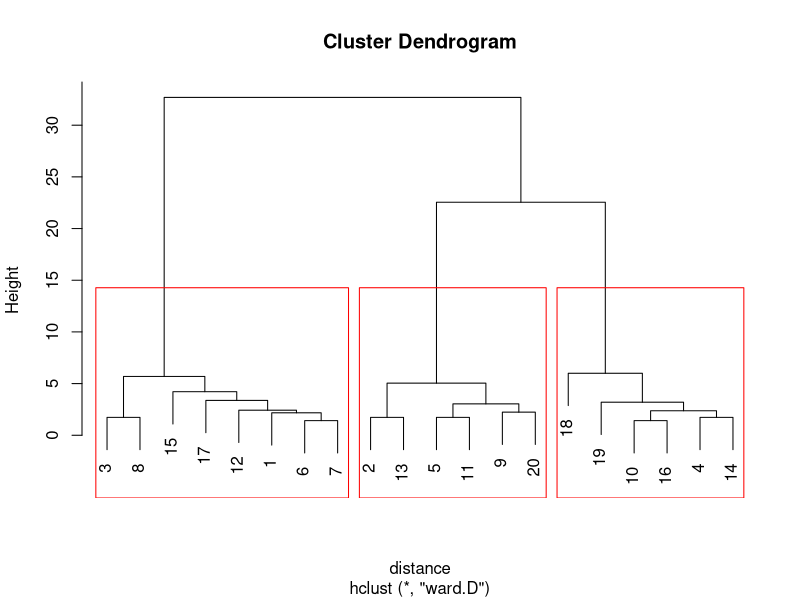

Write R code to recreate this figure. (Note: this script raises an error after producing the figure.)

survey = read.csv('CustSurvery.csv')
names(survey) = c("X1" ,"X2"   , "X3"  ,  "X4"  ,  "X5"  ,  "X6" )
View(survey)
class(survey)
survey = as.matrix(survey)


# compute distance
distance = dist(survey, method = "euclidean")
distance


# Generate Clusters
cl_model = hclust(distance, method = "ward.D")

# Plot Dendogram
plot(cl_model)


groups = cutree(cl_model, k = 3)
rect.hclust(cl_model, k = 3, border = "red")

View(survey)
new_df= cbind(survey, groups)
View(new_df)
new_df = as.data.frame(new_df)
new_df %>%  group_by(groups) %>%  summarise( Avg.X1 = mean(X1),
                                             Avg.X2 = mean(X2),
                                             Avg.X3 = mean(X3),
                                             Avg.X4 = mean(X4),
                                             Avg.X5 = mean(X5),
                                             Avg.X6 = mean(X6))

#
# K Means
#
survey = read.csv('CustSurvery.csv')
names(survey) = c("X1" ,"X2"   , "X3"  ,  "X4"  ,  "X5"  ,  "X6" )
View(survey)
# class(survey)
# survey = as.matrix(survey)
 

mynewmodel = kmeans(survey,3) 
mynewmodel
cluster = mynewmodel$cluster 
mynewmodel$betweenss

output = cbind(survey, cluster)
write.csv(output,'CustSurvery_clout.csv')

#aggregate(survey, by = list(cluster), FUN = mean)

result_df = data.frame(k_val=integer(), 
                       between_by_Totss=numeric())


for (i in 2:19) {
 
result_df[i,1] = i        
i_model = kmeans(survey,i) 
result_df[i,2] = round(i_model$betweenss*100/i_model$totss,2)

}
View(result_df)

plot(result_df$k_val, result_df$between_by_Totss, type = "b")
ggplot(result_df, aes(x=k_val, y=between_by_Totss)) + geom_point() + geom_line()
